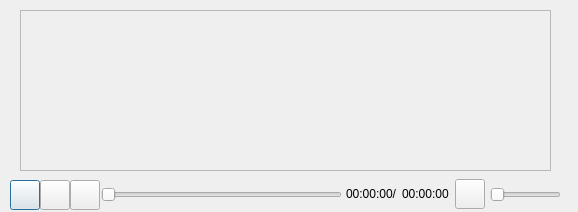
<?xml version="1.0" encoding="UTF-8"?>
<ui version="4.0">
 <class>Video_Player</class>
 <widget class="QDialog" name="Video_Player">
  <property name="geometry">
   <rect>
    <x>0</x>
    <y>0</y>
    <width>578</width>
    <height>212</height>
   </rect>
  </property>
  <property name="windowTitle">
   <string>Dialog</string>
  </property>
  <widget class="QScrollArea" name="scrollArea">
   <property name="geometry">
    <rect>
     <x>20</x>
     <y>10</y>
     <width>531</width>
     <height>161</height>
    </rect>
   </property>
   <property name="widgetResizable">
    <bool>true</bool>
   </property>
   <widget class="QWidget" name="scrollAreaWidgetContents">
    <property name="geometry">
     <rect>
      <x>0</x>
      <y>0</y>
      <width>529</width>
      <height>159</height>
     </rect>
    </property>
   </widget>
  </widget>
  <widget class="QWidget" name="widget" native="true">
   <property name="geometry">
    <rect>
     <x>10</x>
     <y>170</y>
     <width>565</width>
     <height>40</height>
    </rect>
   </property>
   <widget class="QPushButton" name="playButton">
    <property name="geometry">
     <rect>
      <x>0</x>
      <y>10</y>
      <width>30</width>
      <height>30</height>
     </rect>
    </property>
    <property name="text">
     <string/>
    </property>
   </widget>
   <widget class="QPushButton" name="pauseButton">
    <property name="geometry">
     <rect>
      <x>30</x>
      <y>10</y>
      <width>30</width>
      <height>30</height>
     </rect>
    </property>
    <property name="text">
     <string/>
    </property>
   </widget>
   <widget class="QPushButton" name="stopButton">
    <property name="geometry">
     <rect>
      <x>60</x>
      <y>10</y>
      <width>30</width>
      <height>30</height>
     </rect>
    </property>
    <property name="text">
     <string/>
    </property>
   </widget>
   <widget class="QSlider" name="progressSlider">
    <property name="geometry">
     <rect>
      <x>91</x>
      <y>15</y>
      <width>241</width>
      <height>20</height>
     </rect>
    </property>
    <property name="orientation">
     <enum>Qt::Horizontal</enum>
    </property>
   </widget>
   <widget class="QSlider" name="voiceSlider">
    <property name="geometry">
     <rect>
      <x>480</x>
      <y>15</y>
      <width>71</width>
      <height>20</height>
     </rect>
    </property>
    <property name="orientation">
     <enum>Qt::Horizontal</enum>
    </property>
   </widget>
   <widget class="QLabel" name="totalTimeLabel">
    <property name="geometry">
     <rect>
      <x>392</x>
      <y>18</y>
      <width>54</width>
      <height>12</height>
     </rect>
    </property>
    <property name="text">
     <string>00:00:00</string>
    </property>
   </widget>
   <widget class="QLabel" name="nowTimeLabel">
    <property name="geometry">
     <rect>
      <x>336</x>
      <y>16</y>
      <width>57</width>
      <height>16</height>
     </rect>
    </property>
    <property name="text">
     <string>00:00:00/</string>
    </property>
   </widget>
   <widget class="QPushButton" name="muteButton">
    <property name="geometry">
     <rect>
      <x>445</x>
      <y>9</y>
      <width>30</width>
      <height>30</height>
     </rect>
    </property>
    <property name="text">
     <string/>
    </property>
   </widget>
  </widget>
 </widget>
 <resources/>
 <connections/>
</ui>
